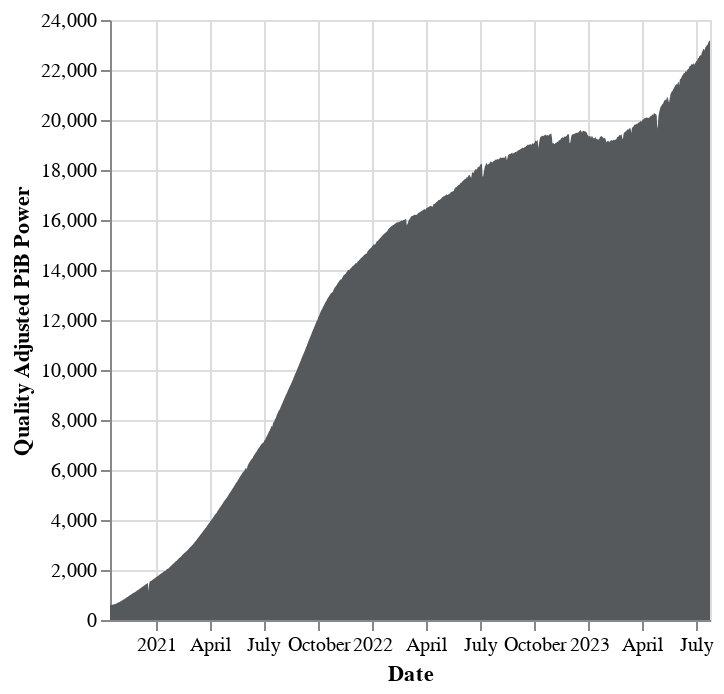

The notebook cell saved with this chart:
### Code cell
# | output: true

display(Markdown(f"### Storage Provider Quality Adjusted PiB Power"))

c = (
    alt.Chart(
        storage_provider_power_df.groupby("stat_date")
        .sum()["quality_adjusted_pib_power"]
        .reset_index()
    )
    .mark_area()
    .encode(
        x=alt.X("stat_date:T", title="Date"),
        y=alt.Y("quality_adjusted_pib_power:Q", title="Quality Adjusted PiB Power"),
        tooltip=["stat_date", "quality_adjusted_pib_power"],
        color=alt.value("#55595c"),
    )
    .properties(width="container")
)

c.display()

### Figure 1 — Vega-Lite specification as saved in the notebook (floating-point values rounded to 4 significant figures; data arrays with more than 128 entries replaced by an {"elided": "..."} marker saying what was removed)
{"config": {"view": {"continuousWidth": 300, "continuousHeight": 300}}, "data": {"name": "data-de2a84f2912d33dc0c467412973a6e82"}, "mark": {"type": "area"}, "encoding": {"color": {"value": "#55595c"}, "tooltip": [{"field": "stat_date", "type": "nominal"}, {"field": "quality_adjusted_pib_power", "type": "quantitative"}], "x": {"field": "stat_date", "title": "Date", "type": "temporal"}, "y": {"field": "quality_adjusted_pib_power", "title": "Quality Adjusted PiB Power", "type": "quantitative"}}, "width": "container", "$schema": "https://vega.github.io/schema/vega-lite/v5.8.0.json", "datasets": {"data-de2a84f2912d33dc0c467412973a6e82": {"elided": "1014 records"}}}
